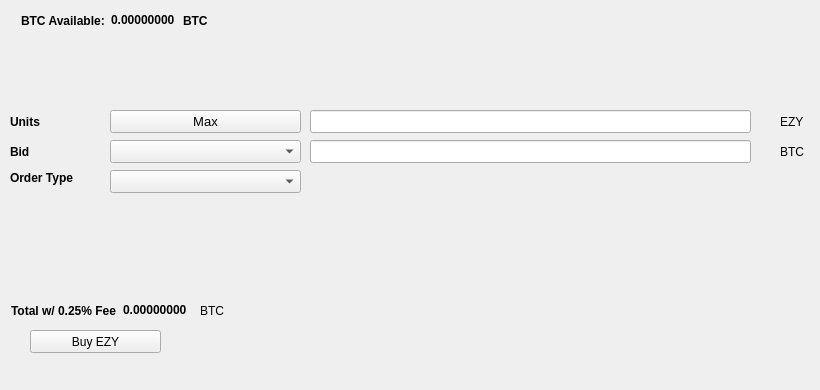
   <widget class="QWidget" name="BuyTab">
    <attribute name="title">
     <string>Buy</string>
    </attribute>
    <widget class="QPushButton" name="BuyEZY">
     <property name="geometry">
      <rect>
       <x>30</x>
       <y>330</y>
       <width>131</width>
       <height>23</height>
      </rect>
     </property>
     <property name="text">
      <string>Buy EZY</string>
     </property>
     <property name="icon">
      <iconset resource="../eazy.qrc">
       <normaloff>:/icons/bitcoin</normaloff>:/icons/bitcoin</iconset>
     </property>
    </widget>
    <widget class="QLabel" name="label_3">
     <property name="geometry">
      <rect>
       <x>10</x>
       <y>110</y>
       <width>46</width>
       <height>23</height>
      </rect>
     </property>
     <property name="font">
      <font>
       <weight>75</weight>
       <bold>true</bold>
      </font>
     </property>
     <property name="text">
      <string>Units</string>
     </property>
    </widget>
    <widget class="QLineEdit" name="UnitsInput">
     <property name="geometry">
      <rect>
       <x>310</x>
       <y>110</y>
       <width>441</width>
       <height>23</height>
      </rect>
     </property>
     <property name="font">
      <font>
       <pointsize>9</pointsize>
       <weight>75</weight>
       <bold>true</bold>
      </font>
     </property>
    </widget>
    <widget class="QLineEdit" name="BuyBidPriceEdit">
     <property name="geometry">
      <rect>
       <x>310</x>
       <y>140</y>
       <width>441</width>
       <height>23</height>
      </rect>
     </property>
     <property name="font">
      <font>
       <pointsize>9</pointsize>
       <weight>75</weight>
       <bold>true</bold>
      </font>
     </property>
    </widget>
    <widget class="QLabel" name="label_4">
     <property name="geometry">
      <rect>
       <x>780</x>
       <y>110</y>
       <width>31</width>
       <height>23</height>
      </rect>
     </property>
     <property name="text">
      <string>EZY</string>
     </property>
    </widget>
    <widget class="QLabel" name="label_5">
     <property name="geometry">
      <rect>
       <x>780</x>
       <y>140</y>
       <width>31</width>
       <height>23</height>
      </rect>
     </property>
     <property name="text">
      <string>BTC</string>
     </property>
    </widget>
    <widget class="QLabel" name="label_6">
     <property name="geometry">
      <rect>
       <x>10</x>
       <y>140</y>
       <width>46</width>
       <height>23</height>
      </rect>
     </property>
     <property name="font">
      <font>
       <weight>75</weight>
       <bold>true</bold>
      </font>
     </property>
     <property name="text">
      <string>Bid</string>
     </property>
    </widget>
    <widget class="QLabel" name="label_7">
     <property name="geometry">
      <rect>
       <x>10</x>
       <y>170</y>
       <width>91</width>
       <height>16</height>
      </rect>
     </property>
     <property name="font">
      <font>
       <weight>75</weight>
       <bold>true</bold>
      </font>
     </property>
     <property name="text">
      <string>Order Type</string>
     </property>
    </widget>
    <widget class="QPushButton" name="Buy_Max_Amount">
     <property name="geometry">
      <rect>
       <x>110</x>
       <y>110</y>
       <width>191</width>
       <height>23</height>
      </rect>
     </property>
     <property name="font">
      <font>
       <pointsize>10</pointsize>
      </font>
     </property>
     <property name="text">
      <string>Max</string>
     </property>
    </widget>
    <widget class="QComboBox" name="BuyBidcomboBox">
     <property name="geometry">
      <rect>
       <x>110</x>
       <y>140</y>
       <width>191</width>
       <height>23</height>
      </rect>
     </property>
     <property name="font">
      <font>
       <pointsize>10</pointsize>
      </font>
     </property>
    </widget>
    <widget class="QComboBox" name="buyOrdertypeCombo">
     <property name="geometry">
      <rect>
       <x>110</x>
       <y>170</y>
       <width>191</width>
       <height>23</height>
      </rect>
     </property>
     <property name="font">
      <font>
       <pointsize>10</pointsize>
      </font>
     </property>
    </widget>
    <widget class="QWidget" name="layoutWidget1">
     <property name="geometry">
      <rect>
       <x>21</x>
       <y>11</y>
       <width>227</width>
       <height>19</height>
      </rect>
     </property>
     <layout class="QHBoxLayout" name="horizontalLayout_3">
      <item>
       <widget class="QLabel" name="label232">
        <property name="font">
         <font>
          <weight>75</weight>
          <bold>true</bold>
         </font>
        </property>
        <property name="text">
         <string>BTC Available:</string>
        </property>
       </widget>
      </item>
      <item>
       <widget class="QLabel" name="BtcAvailableLbl">
        <property name="palette">
         <palette>
          <active>
           <colorrole role="WindowText">
            <brush brushstyle="SolidPattern">
             <color alpha="255">
              <red>0</red>
              <green>0</green>
              <blue>0</blue>
             </color>
            </brush>
           </colorrole>
           <colorrole role="Button">
            <brush brushstyle="SolidPattern">
             <color alpha="255">
              <red>0</red>
              <green>170</green>
              <blue>0</blue>
             </color>
            </brush>
           </colorrole>
           <colorrole role="Light">
            <brush brushstyle="SolidPattern">
             <color alpha="255">
              <red>0</red>
              <green>255</green>
              <blue>0</blue>
             </color>
            </brush>
           </colorrole>
           <colorrole role="Midlight">
            <brush brushstyle="SolidPattern">
             <color alpha="255">
              <red>0</red>
              <green>212</green>
              <blue>0</blue>
             </color>
            </brush>
           </colorrole>
           <colorrole role="Dark">
            <brush brushstyle="SolidPattern">
             <color alpha="255">
              <red>0</red>
              <green>85</green>
              <blue>0</blue>
             </color>
            </brush>
           </colorrole>
           <colorrole role="Mid">
            <brush brushstyle="SolidPattern">
             <color alpha="255">
              <red>0</red>
              <green>113</green>
              <blue>0</blue>
             </color>
            </brush>
           </colorrole>
           <colorrole role="Text">
            <brush brushstyle="SolidPattern">
             <color alpha="255">
              <red>0</red>
              <green>170</green>
              <blue>0</blue>
             </color>
            </brush>
           </colorrole>
           <colorrole role="BrightText">
            <brush brushstyle="SolidPattern">
             <color alpha="255">
              <red>255</red>
              <green>255</green>
              <blue>255</blue>
             </color>
            </brush>
           </colorrole>
           <colorrole role="ButtonText">
            <brush brushstyle="SolidPattern">
             <color alpha="255">
              <red>0</red>
              <green>0</green>
              <blue>0</blue>
             </color>
            </brush>
           </colorrole>
           <colorrole role="Base">
            <brush brushstyle="SolidPattern">
             <color alpha="255">
              <red>255</red>
              <green>255</green>
              <blue>255</blue>
             </color>
            </brush>
           </colorrole>
           <colorrole role="Window">
            <brush brushstyle="SolidPattern">
             <color alpha="255">
              <red>0</red>
              <green>170</green>
              <blue>0</blue>
             </color>
            </brush>
           </colorrole>
           <colorrole role="Shadow">
            <brush brushstyle="SolidPattern">
             <color alpha="255">
              <red>0</red>
              <green>0</green>
              <blue>0</blue>
             </color>
            </brush>
           </colorrole>
           <colorrole role="AlternateBase">
            <brush brushstyle="SolidPattern">
             <color alpha="255">
              <red>127</red>
              <green>212</green>
              <blue>127</blue>
             </color>
            </brush>
           </colorrole>
           <colorrole role="ToolTipBase">
            <brush brushstyle="SolidPattern">
             <color alpha="255">
              <red>255</red>
              <green>255</green>
              <blue>220</blue>
             </color>
            </brush>
           </colorrole>
           <colorrole role="ToolTipText">
            <brush brushstyle="SolidPattern">
             <color alpha="255">
              <red>0</red>
              <green>0</green>
              <blue>0</blue>
             </color>
            </brush>
           </colorrole>
          </active>
          <inactive>
           <colorrole role="WindowText">
            <brush brushstyle="SolidPattern">
             <color alpha="255">
              <red>0</red>
              <green>0</green>
              <blue>0</blue>
             </color>
            </brush>
           </colorrole>
           <colorrole role="Button">
            <brush brushstyle="SolidPattern">
             <color alpha="255">
              <red>0</red>
              <green>170</green>
              <blue>0</blue>
             </color>
            </brush>
           </colorrole>
           <colorrole role="Light">
            <brush brushstyle="SolidPattern">
             <color alpha="255">
              <red>0</red>
              <green>255</green>
              <blue>0</blue>
             </color>
            </brush>
           </colorrole>
           <colorrole role="Midlight">
            <brush brushstyle="SolidPattern">
             <color alpha="255">
              <red>0</red>
              <green>212</green>
              <blue>0</blue>
             </color>
            </brush>
           </colorrole>
           <colorrole role="Dark">
            <brush brushstyle="SolidPattern">
             <color alpha="255">
              <red>0</red>
              <green>85</green>
              <blue>0</blue>
             </color>
            </brush>
           </colorrole>
           <colorrole role="Mid">
            <brush brushstyle="SolidPattern">
             <color alpha="255">
              <red>0</red>
              <green>113</green>
              <blue>0</blue>
             </color>
            </brush>
           </colorrole>
           <colorrole role="Text">
            <brush brushstyle="SolidPattern">
             <color alpha="255">
              <red>0</red>
              <green>170</green>
              <blue>0</blue>
             </color>
            </brush>
           </colorrole>
           <colorrole role="BrightText">
            <brush brushstyle="SolidPattern">
             <color alpha="255">
              <red>255</red>
              <green>255</green>
              <blue>255</blue>
             </color>
            </brush>
           </colorrole>
           <colorrole role="ButtonText">
            <brush brushstyle="SolidPattern">
             <color alpha="255">
              <red>0</red>
              <green>0</green>
              <blue>0</blue>
             </color>
            </brush>
           </colorrole>
           <colorrole role="Base">
            <brush brushstyle="SolidPattern">
             <color alpha="255">
              <red>255</red>
              <green>255</green>
              <blue>255</blue>
             </color>
            </brush>
           </colorrole>
           <colorrole role="Window">
            <brush brushstyle="SolidPattern">
             <color alpha="255">
              <red>0</red>
              <green>170</green>
              <blue>0</blue>
             </color>
            </brush>
           </colorrole>
           <colorrole role="Shadow">
            <brush brushstyle="SolidPattern">
             <color alpha="255">
              <red>0</red>
              <green>0</green>
              <blue>0</blue>
             </color>
            </brush>
           </colorrole>
           <colorrole role="AlternateBase">
            <brush brushstyle="SolidPattern">
             <color alpha="255">
              <red>127</red>
              <green>212</green>
              <blue>127</blue>
             </color>
            </brush>
           </colorrole>
           <colorrole role="ToolTipBase">
            <brush brushstyle="SolidPattern">
             <color alpha="255">
              <red>255</red>
              <green>255</green>
              <blue>220</blue>
             </color>
            </brush>
           </colorrole>
           <colorrole role="ToolTipText">
            <brush brushstyle="SolidPattern">
             <color alpha="255">
              <red>0</red>
              <green>0</green>
              <blue>0</blue>
             </color>
            </brush>
           </colorrole>
          </inactive>
          <disabled>
           <colorrole role="WindowText">
            <brush brushstyle="SolidPattern">
             <color alpha="255">
              <red>0</red>
              <green>85</green>
              <blue>0</blue>
             </color>
            </brush>
           </colorrole>
           <colorrole role="Button">
            <brush brushstyle="SolidPattern">
             <color alpha="255">
              <red>0</red>
              <green>170</green>
              <blue>0</blue>
             </color>
            </brush>
           </colorrole>
           <colorrole role="Light">
            <brush brushstyle="SolidPattern">
             <color alpha="255">
              <red>0</red>
              <green>255</green>
              <blue>0</blue>
             </color>
            </brush>
           </colorrole>
           <colorrole role="Midlight">
            <brush brushstyle="SolidPattern">
             <color alpha="255">
              <red>0</red>
              <green>212</green>
              <blue>0</blue>
             </color>
            </brush>
           </colorrole>
           <colorrole role="Dark">
            <brush brushstyle="SolidPattern">
             <color alpha="255">
              <red>0</red>
              <green>85</green>
              <blue>0</blue>
             </color>
            </brush>
           </colorrole>
           <colorrole role="Mid">
            <brush brushstyle="SolidPattern">
             <color alpha="255">
              <red>0</red>
              <green>113</green>
              <blue>0</blue>
             </color>
            </brush>
           </colorrole>
           <colorrole role="Text">
            <brush brushstyle="SolidPattern">
             <color alpha="255">
              <red>0</red>
              <green>85</green>
              <blue>0</blue>
             </color>
            </brush>
           </colorrole>
           <colorrole role="BrightText">
            <brush brushstyle="SolidPattern">
             <color alpha="255">
              <red>255</red>
              <green>255</green>
              <blue>255</blue>
             </color>
            </brush>
           </colorrole>
           <colorrole role="ButtonText">
            <brush brushstyle="SolidPattern">
             <color alpha="255">
              <red>0</red>
              <green>85</green>
              <blue>0</blue>
             </color>
            </brush>
           </colorrole>
           <colorrole role="Base">
            <brush brushstyle="SolidPattern">
             <color alpha="255">
              <red>0</red>
              <green>170</green>
              <blue>0</blue>
             </color>
            </brush>
           </colorrole>
           <colorrole role="Window">
            <brush brushstyle="SolidPattern">
             <color alpha="255">
              <red>0</red>
              <green>170</green>
              <blue>0</blue>
             </color>
            </brush>
           </colorrole>
           <colorrole role="Shadow">
            <brush brushstyle="SolidPattern">
             <color alpha="255">
              <red>0</red>
              <green>0</green>
              <blue>0</blue>
             </color>
            </brush>
           </colorrole>
           <colorrole role="AlternateBase">
            <brush brushstyle="SolidPattern">
             <color alpha="255">
              <red>0</red>
              <green>170</green>
              <blue>0</blue>
             </color>
            </brush>
           </colorrole>
           <colorrole role="ToolTipBase">
            <brush brushstyle="SolidPattern">
             <color alpha="255">
              <red>255</red>
              <green>255</green>
              <blue>220</blue>
             </color>
            </brush>
           </colorrole>
           <colorrole role="ToolTipText">
            <brush brushstyle="SolidPattern">
             <color alpha="255">
              <red>0</red>
              <green>0</green>
              <blue>0</blue>
             </color>
            </brush>
           </colorrole>
          </disabled>
         </palette>
        </property>
        <property name="font">
         <font>
          <weight>75</weight>
          <bold>true</bold>
         </font>
        </property>
        <property name="text">
         <string>0.00000000</string>
        </property>
        <property name="textInteractionFlags">
         <set>Qt::LinksAccessibleByMouse|Qt::TextSelectableByKeyboard|Qt::TextSelectableByMouse</set>
        </property>
       </widget>
      </item>
      <item>
       <widget class="QLabel" name="BtcAvailableLbl_2">
        <property name="font">
         <font>
          <weight>75</weight>
          <bold>true</bold>
         </font>
        </property>
        <property name="text">
         <string>BTC</string>
        </property>
       </widget>
      </item>
     </layout>
    </widget>
    <widget class="QWidget" name="layoutWidge2">
     <property name="geometry">
      <rect>
       <x>11</x>
       <y>301</y>
       <width>259</width>
       <height>19</height>
      </rect>
     </property>
     <layout class="QHBoxLayout" name="horizontalLayout_4">
      <item>
       <widget class="QLabel" name="label_9">
        <property name="font">
         <font>
          <weight>75</weight>
          <bold>true</bold>
         </font>
        </property>
        <property name="text">
         <string>Total w/ 0.25% Fee</string>
        </property>
       </widget>
      </item>
      <item>
       <widget class="QLabel" name="BuyCostLabel">
        <property name="palette">
         <palette>
          <active>
           <colorrole role="WindowText">
            <brush brushstyle="SolidPattern">
             <color alpha="255">
              <red>0</red>
              <green>0</green>
              <blue>0</blue>
             </color>
            </brush>
           </colorrole>
           <colorrole role="Button">
            <brush brushstyle="SolidPattern">
             <color alpha="255">
              <red>0</red>
              <green>170</green>
              <blue>0</blue>
             </color>
            </brush>
           </colorrole>
           <colorrole role="Light">
            <brush brushstyle="SolidPattern">
             <color alpha="255">
              <red>0</red>
              <green>255</green>
              <blue>0</blue>
             </color>
            </brush>
           </colorrole>
           <colorrole role="Midlight">
            <brush brushstyle="SolidPattern">
             <color alpha="255">
              <red>0</red>
              <green>212</green>
              <blue>0</blue>
             </color>
            </brush>
           </colorrole>
           <colorrole role="Dark">
            <brush brushstyle="SolidPattern">
             <color alpha="255">
              <red>0</red>
              <green>85</green>
              <blue>0</blue>
             </color>
            </brush>
           </colorrole>
           <colorrole role="Mid">
            <brush brushstyle="SolidPattern">
             <color alpha="255">
              <red>0</red>
              <green>113</green>
              <blue>0</blue>
             </color>
            </brush>
           </colorrole>
           <colorrole role="Text">
            <brush brushstyle="SolidPattern">
             <color alpha="255">
              <red>0</red>
              <green>170</green>
              <blue>0</blue>
             </color>
            </brush>
           </colorrole>
           <colorrole role="BrightText">
            <brush brushstyle="SolidPattern">
             <color alpha="255">
              <red>255</red>
              <green>255</green>
              <blue>255</blue>
             </color>
            </brush>
           </colorrole>
           <colorrole role="ButtonText">
            <brush brushstyle="SolidPattern">
             <color alpha="255">
              <red>0</red>
              <green>0</green>
              <blue>0</blue>
             </color>
            </brush>
           </colorrole>
           <colorrole role="Base">
            <brush brushstyle="SolidPattern">
             <color alpha="255">
              <red>255</red>
              <green>255</green>
              <blue>255</blue>
             </color>
            </brush>
           </colorrole>
           <colorrole role="Window">
            <brush brushstyle="SolidPattern">
             <color alpha="255">
              <red>0</red>
              <green>170</green>
              <blue>0</blue>
             </color>
            </brush>
           </colorrole>
           <colorrole role="Shadow">
            <brush brushstyle="SolidPattern">
             <color alpha="255">
              <red>0</red>
              <green>0</green>
              <blue>0</blue>
             </color>
            </brush>
           </colorrole>
           <colorrole role="AlternateBase">
            <brush brushstyle="SolidPattern">
             <color alpha="255">
              <red>127</red>
              <green>212</green>
              <blue>127</blue>
             </color>
            </brush>
           </colorrole>
           <colorrole role="ToolTipBase">
            <brush brushstyle="SolidPattern">
             <color alpha="255">
              <red>255</red>
              <green>255</green>
              <blue>220</blue>
             </color>
            </brush>
           </colorrole>
           <colorrole role="ToolTipText">
            <brush brushstyle="SolidPattern">
             <color alpha="255">
              <red>0</red>
              <green>0</green>
              <blue>0</blue>
             </color>
            </brush>
           </colorrole>
          </active>
          <inactive>
           <colorrole role="WindowText">
            <brush brushstyle="SolidPattern">
             <color alpha="255">
              <red>0</red>
              <green>0</green>
              <blue>0</blue>
             </color>
            </brush>
           </colorrole>
           <colorrole role="Button">
            <brush brushstyle="SolidPattern">
             <color alpha="255">
              <red>0</red>
              <green>170</green>
              <blue>0</blue>
             </color>
            </brush>
           </colorrole>
           <colorrole role="Light">
            <brush brushstyle="SolidPattern">
             <color alpha="255">
              <red>0</red>
              <green>255</green>
              <blue>0</blue>
             </color>
            </brush>
           </colorrole>
           <colorrole role="Midlight">
            <brush brushstyle="SolidPattern">
             <color alpha="255">
              <red>0</red>
              <green>212</green>
              <blue>0</blue>
             </color>
            </brush>
           </colorrole>
           <colorrole role="Dark">
            <brush brushstyle="SolidPattern">
             <color alpha="255">
              <red>0</red>
              <green>85</green>
              <blue>0</blue>
             </color>
            </brush>
           </colorrole>
           <colorrole role="Mid">
            <brush brushstyle="SolidPattern">
             <color alpha="255">
              <red>0</red>
              <green>113</green>
              <blue>0</blue>
             </color>
            </brush>
           </colorrole>
           <colorrole role="Text">
            <brush brushstyle="SolidPattern">
             <color alpha="255">
              <red>0</red>
              <green>170</green>
              <blue>0</blue>
             </color>
            </brush>
           </colorrole>
           <colorrole role="BrightText">
            <brush brushstyle="SolidPattern">
             <color alpha="255">
              <red>255</red>
              <green>255</green>
              <blue>255</blue>
             </color>
            </brush>
           </colorrole>
           <colorrole role="ButtonText">
            <brush brushstyle="SolidPattern">
             <color alpha="255">
              <red>0</red>
              <green>0</green>
              <blue>0</blue>
             </color>
            </brush>
           </colorrole>
           <colorrole role="Base">
            <brush brushstyle="SolidPattern">
             <color alpha="255">
              <red>255</red>
              <green>255</green>
              <blue>255</blue>
             </color>
            </brush>
           </colorrole>
           <colorrole role="Window">
            <brush brushstyle="SolidPattern">
             <color alpha="255">
              <red>0</red>
              <green>170</green>
              <blue>0</blue>
             </color>
            </brush>
           </colorrole>
           <colorrole role="Shadow">
            <brush brushstyle="SolidPattern">
             <color alpha="255">
              <red>0</red>
              <green>0</green>
              <blue>0</blue>
             </color>
            </brush>
           </colorrole>
           <colorrole role="AlternateBase">
            <brush brushstyle="SolidPattern">
             <color alpha="255">
              <red>127</red>
              <green>212</green>
              <blue>127</blue>
             </color>
            </brush>
           </colorrole>
           <colorrole role="ToolTipBase">
            <brush brushstyle="SolidPattern">
             <color alpha="255">
              <red>255</red>
              <green>255</green>
              <blue>220</blue>
             </color>
            </brush>
           </colorrole>
           <colorrole role="ToolTipText">
            <brush brushstyle="SolidPattern">
             <color alpha="255">
              <red>0</red>
              <green>0</green>
              <blue>0</blue>
             </color>
            </brush>
           </colorrole>
          </inactive>
          <disabled>
           <colorrole role="WindowText">
            <brush brushstyle="SolidPattern">
             <color alpha="255">
              <red>0</red>
              <green>85</green>
              <blue>0</blue>
             </color>
            </brush>
           </colorrole>
           <colorrole role="Button">
            <brush brushstyle="SolidPattern">
             <color alpha="255">
              <red>0</red>
              <green>170</green>
              <blue>0</blue>
             </color>
            </brush>
           </colorrole>
           <colorrole role="Light">
            <brush brushstyle="SolidPattern">
             <color alpha="255">
              <red>0</red>
              <green>255</green>
              <blue>0</blue>
             </color>
            </brush>
           </colorrole>
           <colorrole role="Midlight">
            <brush brushstyle="SolidPattern">
             <color alpha="255">
              <red>0</red>
              <green>212</green>
              <blue>0</blue>
             </color>
            </brush>
           </colorrole>
           <colorrole role="Dark">
            <brush brushstyle="SolidPattern">
             <color alpha="255">
              <red>0</red>
              <green>85</green>
              <blue>0</blue>
             </color>
            </brush>
           </colorrole>
           <colorrole role="Mid">
            <brush brushstyle="SolidPattern">
             <color alpha="255">
              <red>0</red>
              <green>113</green>
              <blue>0</blue>
             </color>
            </brush>
           </colorrole>
           <colorrole role="Text">
            <brush brushstyle="SolidPattern">
             <color alpha="255">
              <red>0</red>
              <green>85</green>
              <blue>0</blue>
             </color>
            </brush>
           </colorrole>
           <colorrole role="BrightText">
            <brush brushstyle="SolidPattern">
             <color alpha="255">
              <red>255</red>
              <green>255</green>
              <blue>255</blue>
             </color>
            </brush>
           </colorrole>
           <colorrole role="ButtonText">
            <brush brushstyle="SolidPattern">
             <color alpha="255">
              <red>0</red>
              <green>85</green>
              <blue>0</blue>
             </color>
            </brush>
           </colorrole>
           <colorrole role="Base">
            <brush brushstyle="SolidPattern">
             <color alpha="255">
              <red>0</red>
              <green>170</green>
              <blue>0</blue>
             </color>
            </brush>
           </colorrole>
           <colorrole role="Window">
            <brush brushstyle="SolidPattern">
             <color alpha="255">
              <red>0</red>
              <green>170</green>
              <blue>0</blue>
             </color>
            </brush>
           </colorrole>
           <colorrole role="Shadow">
            <brush brushstyle="SolidPattern">
             <color alpha="255">
              <red>0</red>
              <green>0</green>
              <blue>0</blue>
             </color>
            </brush>
           </colorrole>
           <colorrole role="AlternateBase">
            <brush brushstyle="SolidPattern">
             <color alpha="255">
              <red>0</red>
              <green>170</green>
              <blue>0</blue>
             </color>
            </brush>
           </colorrole>
           <colorrole role="ToolTipBase">
            <brush brushstyle="SolidPattern">
             <color alpha="255">
              <red>255</red>
              <green>255</green>
              <blue>220</blue>
             </color>
            </brush>
           </colorrole>
           <colorrole role="ToolTipText">
            <brush brushstyle="SolidPattern">
             <color alpha="255">
              <red>0</red>
              <green>0</green>
              <blue>0</blue>
             </color>
            </brush>
           </colorrole>
          </disabled>
         </palette>
        </property>
        <property name="font">
         <font>
          <weight>75</weight>
          <bold>true</bold>
         </font>
        </property>
        <property name="autoFillBackground">
         <bool>false</bool>
        </property>
        <property name="text">
         <string>0.00000000</string>
        </property>
        <property name="textInteractionFlags">
         <set>Qt::LinksAccessibleByMouse|Qt::TextSelectableByMouse</set>
        </property>
       </widget>
      </item>
      <item>
       <widget class="QLabel" name="label_10">
        <property name="font">
         <font>
          <weight>50</weight>
          <bold>false</bold>
         </font>
        </property>
        <property name="text">
         <string>BTC</string>
        </property>
       </widget>
      </item>
     </layout>
    </widget>
    <widget class="QLabel" name="label_24">
     <property name="geometry">
      <rect>
       <x>460</x>
       <y>300</y>
       <width>281</width>
       <height>81</height>
      </rect>
     </property>
     <property name="text">
      <string/>
     </property>
     <property name="pixmap">
      <pixmap>:/images/bittrex</pixmap>
     </property>
    </widget>
   </widget>
